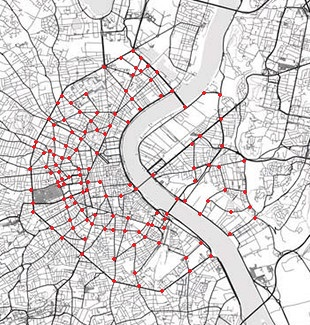
#> input picture Python/plan_bordeaux.jpg, 310 x 325 px
$ python Generate_intersections.py
#> lines starting #> are read from the running program, lines starting #| are printed output that depends on the picture
import cv2 as cv
img = cv.imread("plan_bordeaux.jpg")
#> img is the input picture: shape (325, 310, 3); mean B, G, R 209, 208.5, 212.1
n,p=img.shape[:-1]
#> n = 325; p = 310
img = cv.resize(img, (n*2,p*2))
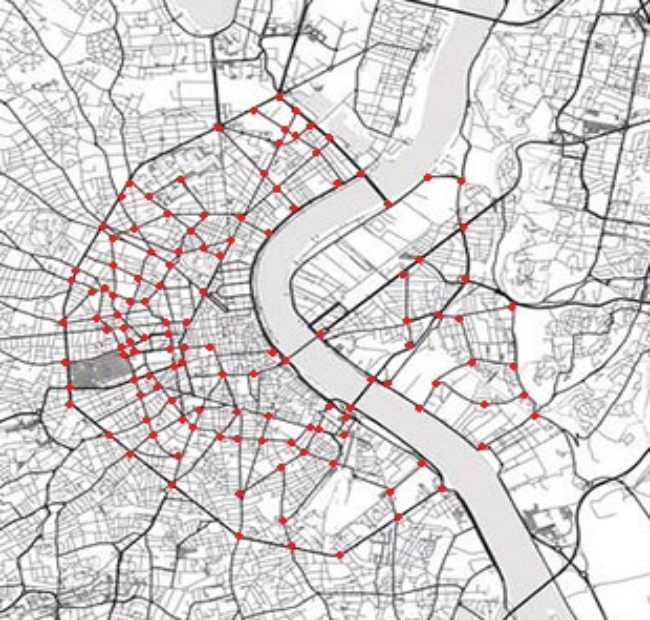
#> img: shape (620, 650, 3); mean B, G, R 208.9, 208.4, 212

print(n,p)
#| 325 310
file=open("Coordinatew.txt","w")

#mouse callback function
def draw_circle(event,x,y,flags,param):
    print(event)
    if event == cv.EVENT_LBUTTONDOWN:
        file.write(str(x))
        file.write("\t")
        file.write(str(y))
        file.write("\n")

# Create a black image, a window and bind the function to window

cv.namedWindow('image')
cv.setMouseCallback('image',draw_circle)

cv.imshow("Image",img)
cv.waitKey(0)

cv.destroyAllWindows()
file.close()

$ run again, with Python/bordeaux.jpg copied over Python/plan_bordeaux.jpg
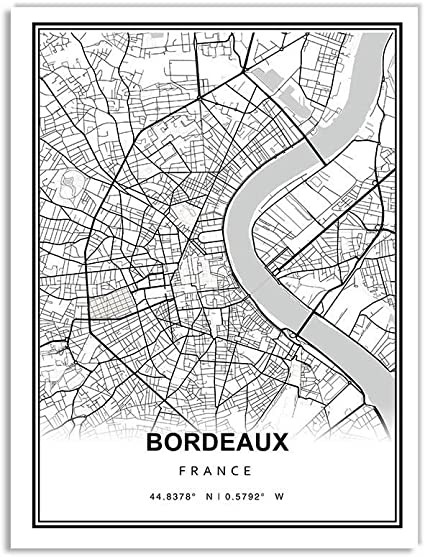
#> input picture Python/bordeaux.jpg, 425 x 557 px
#> img is the input picture: shape (557, 425, 3); mean B, G, R 211.8, 211.8, 211.8
#> `img = cv.resize(img, (n*2,p*2))`:
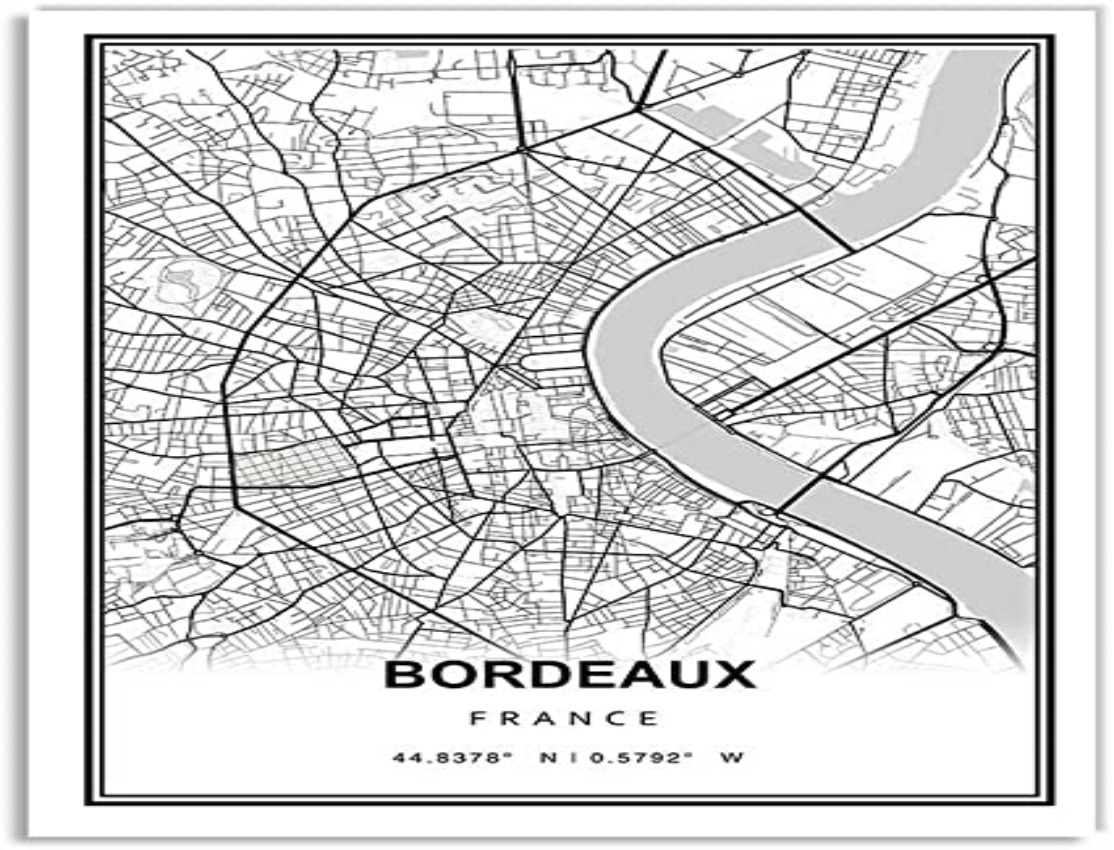
#> img: shape (850, 1114, 3); mean B, G, R 211.7, 211.8, 211.7
#| 557 425

$ run again, with Python/carte bordeaux.jpg copied over Python/plan_bordeaux.jpg
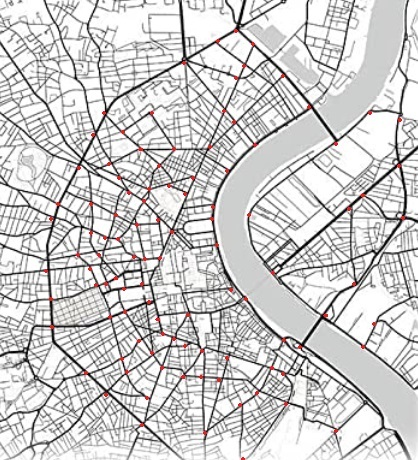
#> input picture Python/carte bordeaux.jpg, 418 x 460 px
#> img is the input picture: shape (460, 418, 3); mean B, G, R 203.9, 204, 205.1
#> `img = cv.resize(img, (n*2,p*2))`:
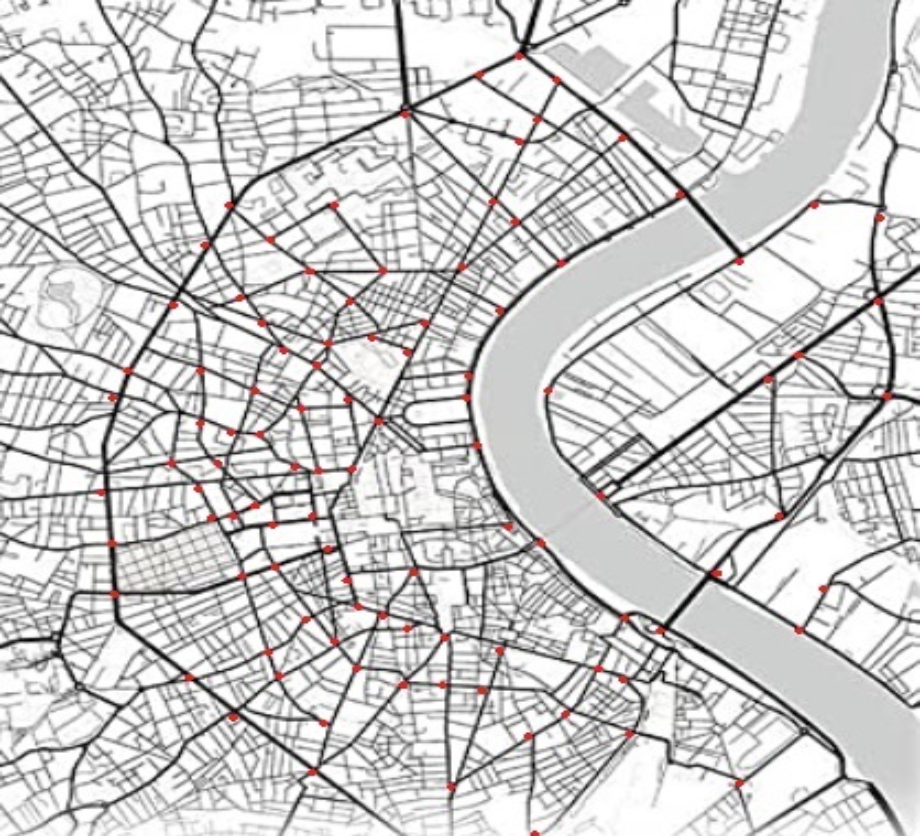
#> img: shape (836, 920, 3); mean B, G, R 203.8, 203.9, 205
#| 460 418
